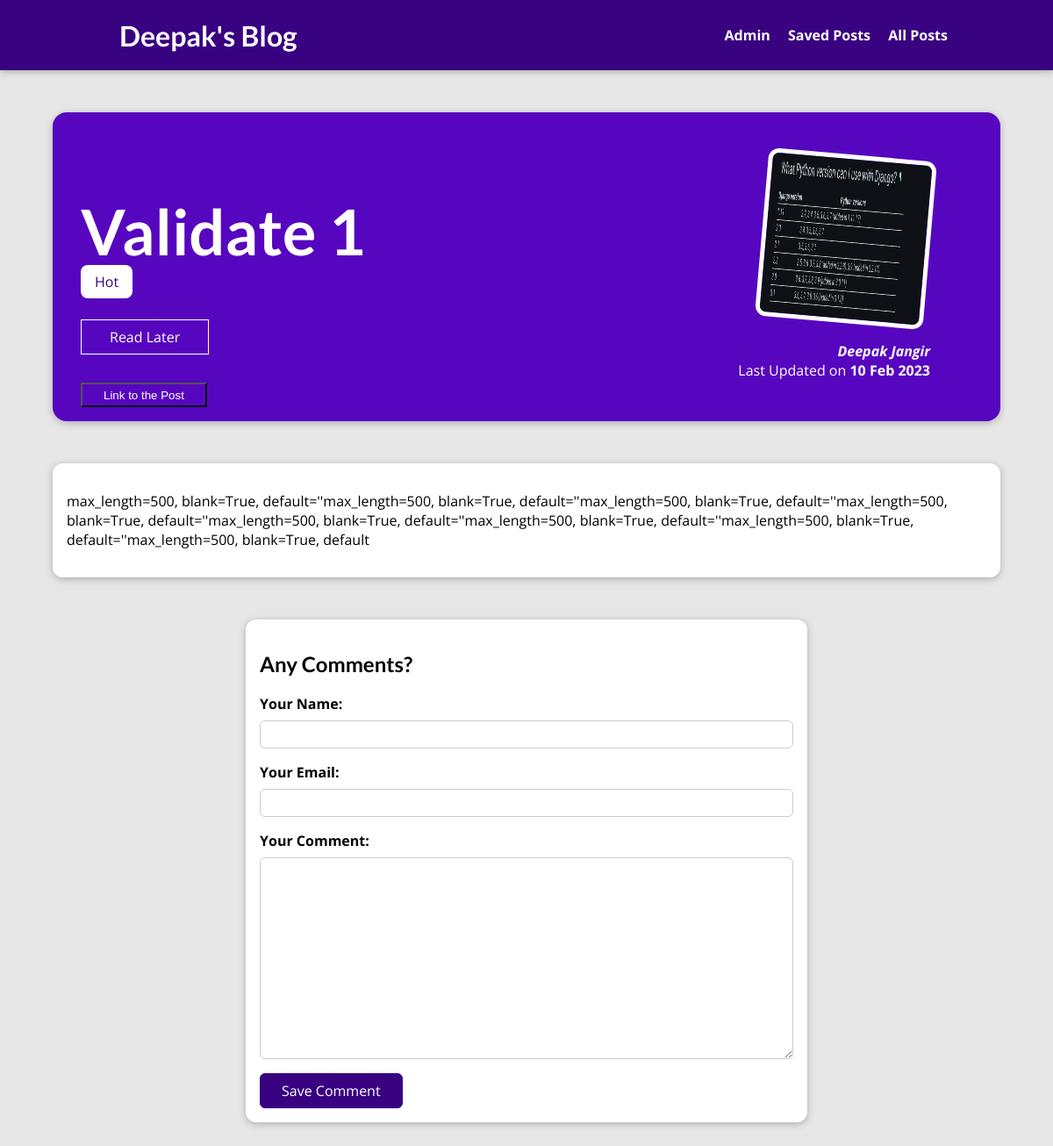
Page /posts/validate-1 on the committed database.
### blog/models.py (models this page shows, shortened)
class Post(models.Model):
    title = models.CharField(max_length=150)
    excerpt = models.CharField(max_length=200)
    image = models.ImageField(upload_to="posts", null=True)
    date = models.DateField(auto_now=True)
    slug = models.SlugField(unique=True, db_index=True)
    content = models.TextField(validators=[MinLengthValidator(10)])
    author = models.ForeignKey(Author, on_delete=models.SET_NULL, related_name='posts',null=True)
    tags = models.ManyToManyField(Tag)
    url = models.URLField(max_length=200, blank=True, default='',null=True)

class Tag(models.Model):
    caption = models.CharField(max_length=20)

class Author(models.Model):
    first_name = models.CharField(max_length=100)
    last_name = models.CharField(max_length=100)
    email_address = models.EmailField()
    def full_name(self):
        return f"{self.first_name} {self.last_name}"
    def __str__(self):
        return self.full_name()

### blog/views.py (the view, shortened to what this page needs)
# urls.py: path("posts/<slug:slug>", views.SinglePostView.as_view(), name='post-detail-page'),
class SinglePostView(View):
    def is_stored_post(self,request,post_id):
        stored_posts =  request.session.get('stored_posts')
        if stored_posts is not None:
            is_saved_for_later = post_id in stored_posts
        else:
            is_saved_for_later = False
        return is_saved_for_later
    def get(self,request,slug):
        post = Post.objects.get(slug=slug)
        context = {
            'post': post,
            'post_tags': post.tags.all(),
            'comment_form': CommentForm(),
            'comments': post.comments.all().order_by('-id')[:4],
            'saved_for_later': self.is_stored_post(request,post.id),
            'post_url_n_exists': post.url is None
        }
        return render(request,"blog/post-detail.html", context)

### blog/forms.py
class CommentForm(forms.ModelForm):
    class Meta:
        model = Comment
        exclude = ['post']
        labels = {
            'user_name': "Your Name",
            'user_email': "Your Email",
            'text': "Your Comment",
            'date_posted': "Creation date"
        }

### blog/templates/blog/post-detail.html (shortened to what this page needs)
{% extends 'base.html' %}
{% load static %}
{% block css_files %}
<link rel="stylesheet" href="{% static "blog/post-detail.css" %}">
{% endblock css_files %}
{% block content %}
    <section id='summary'>
        <h2>{{ post.title }}</h2>
        <div>
            {% for tag in post_tags %}
                <span class='tag'>{{ tag.caption }}</span>
            {% endfor %}
        </div>
        <div id='read-later'>
            <form action="{% url "read-later" %}" method="POST">
                <button>
                    {% if saved_for_later %} Remove from "Read Later List" {% else %} Read Later{% endif %}
                </button>
            </form>
        </div>
        <div id='post-url'>
            <a href="{{ post.url }}" target="_blank"><button type='button' {% if post_url_n_exists %}disabled{% endif %}>{% if post_url_n_exists %}No Link!{% else %}Link to the Post{% endif %}</button></a>
        </div>
        <article>
            <img src="{{ post.image.url }}" alt="{{ post.title }}">
            <address><a href='mailto:{{ post.author.email_address }}'>{{ post.author|title }}</a></address>
            <div>
                Last Updated on <time>{{ post.date|date:"d M Y" }}</time>
            </div>
        </article>
    </section>
    <main>
        {{ post.content|linebreaks }}
    </main>
    <section id='comment-form'>
        <h2>Any Comments?</h2>
        <form action="{% url "post-detail-page" post.slug %}" method="POST">
            {% for form_field in comment_form %}
                <div class="form-control {% if form_field.errors %}invalid{% endif %}">
                    {{ form_field.label_tag }}
                    {{ form_field }}
                </div>
            {% endfor %}
            <button>Save Comment</button>
        </form>
    </section>
{% endblock %}

### static/app.css (style rules this page uses)
* { box-sizing: border-box; }
html { font-family: 'Open Sans', 'Lato', sans-serif; }
body { margin: 0; }
h1, h2, h3 { font-family: 'Lato', sans-serif; font-weight: bold; }

### blog/static/blog/post-detail.css (style rules this page uses)
body { background-color: #e7e7e7; }
#summary { margin: 8rem auto 3rem auto; padding: 2rem; width: 90%; max-width: 90rem; border-radius: 16px; background-color: #5706c0; position: relative; box-shadow: 0 2px 8px rgba(0, 0, 0, 0.25); height: 22rem; }
#summary h2 { color: white; font-size: 4.5rem; margin-bottom: 0.25rem; }
#summary article { position: absolute; top: 2rem; right: 3rem; padding: 1rem 2rem; border-radius: 12px; text-align: right; color: white; }
#summary article img { width: 12rem; height: 12rem; border-radius: 12px; transform: rotateZ(5deg); border: 5px solid white; margin-bottom: 1rem; }
#summary address { font-weight: bold; }
#summary a { color: white; text-decoration: none; }
#summary time { font-weight: bold; }
#read-later { margin: 2rem 0; }
#read-later button { background-color: transparent; border: 1px solid white; padding: 0.5rem 2rem; font: inherit; color: white; cursor: pointer; }
#post-url button { background-color: transparent; padding: 0.3rem 1.5rem; color: white; cursor: pointer; }
main { width: 90%; max-width: 90rem; margin: 3rem auto; background-color: white; padding: 1rem; border-radius: 12px; box-shadow: 0 2px 8px rgba(0, 0, 0, 0.25); }
.tag { background-color: white; color: #390281; padding: 0.5rem 1rem; border-radius: 8px; }
#comment-form { margin: 3rem auto; width: 90%; max-width: 40rem; border-radius: 12px; background-color: white; box-shadow: 0 2px 8px rgba(0, 0, 0, 0.25); padding: 1rem; }
#comment-form button { font: inherit; background-color: #390281; color: white; border: 1px solid #390281; padding: 0.5rem 1.5rem; border-radius: 6px; cursor: pointer; }
.form-control { margin-bottom: 1rem; }
.form-control label { font-weight: bold; margin-bottom: 0.5rem; display: block; }
.form-control input, .form-control textarea { display: block; width: 100%; font: inherit; padding: 0.25rem; border-radius: 6px; border: 1px solid #ccc; }

### rows in the picture
Post: title "Validate 1", image (picture), author "Deepak Jangir", date "10 Feb 2023", content "max_length=500, blank=True, default=''max_length=500, blank=True, default=''max_length=500, blank=True, default=''max_length=500, blank=True, default=''max_length=500, blank=True, default=''max_length=500, blank=True, default=''max_length=500, blank=True, default=''max_length=500, blank=True, default"
Tag: caption "Hot"
